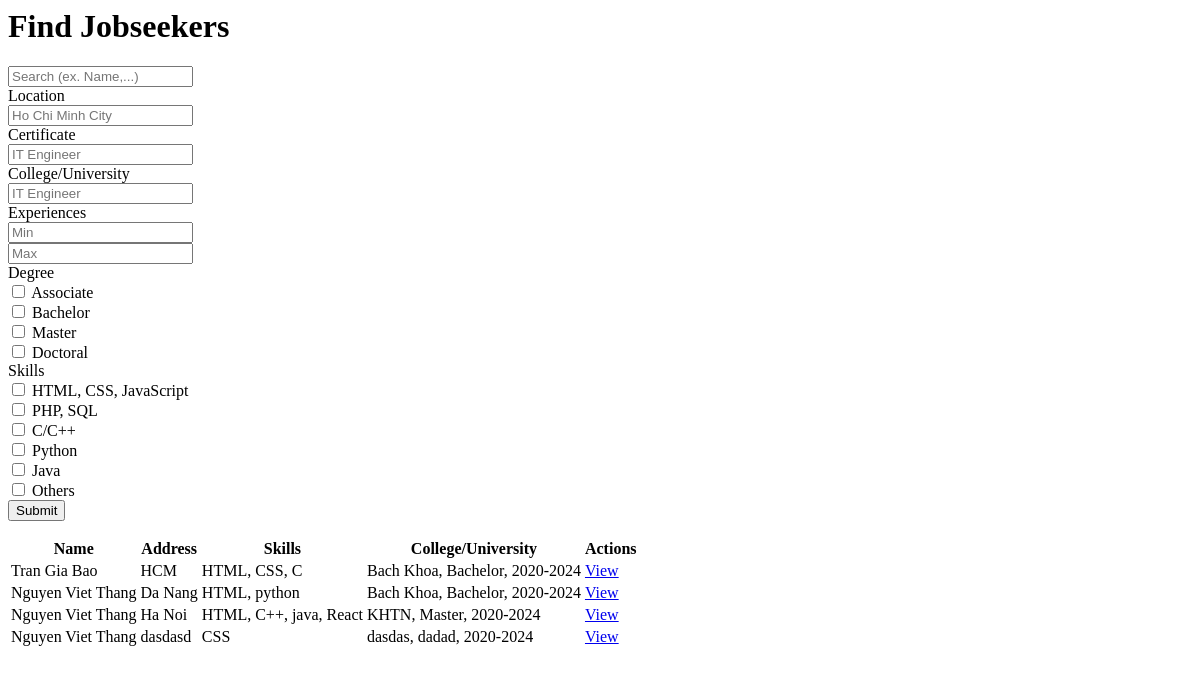
/CV/page/search_form.php, run on an earlier commit of the app's database.
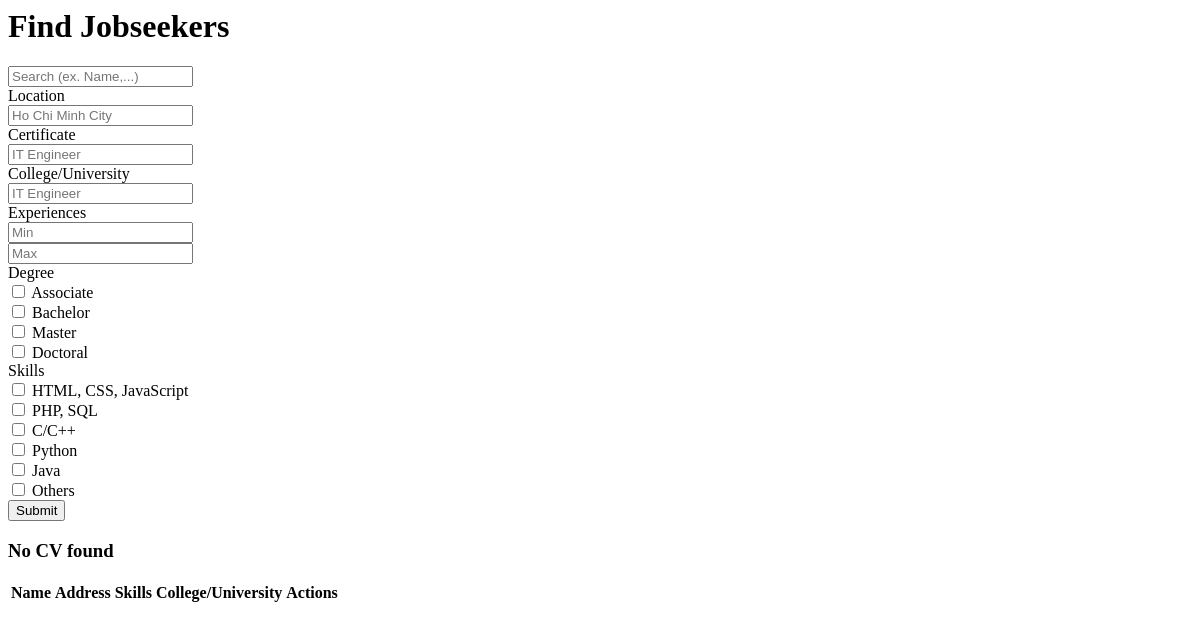
And on a later commit of the database.
### tables this page shows
CREATE TABLE `resumes` (
  `id` int NOT NULL,
  `user_id` int NOT NULL,
  `created_at` timestamp NOT NULL DEFAULT CURRENT_TIMESTAMP,
  `updated_at` timestamp NOT NULL DEFAULT CURRENT_TIMESTAMP ON UPDATE CURRENT_TIMESTAMP,
  `headline` varchar(250) NOT NULL,
  `contact` text NOT NULL,
  `objective` text NOT NULL,
  `skills` text NOT NULL,
  `experience` text NOT NULL,
  `education` text NOT NULL,
  `certificate` text NOT NULL,
  `addinfo` text NOT NULL,
  `reference` text NOT NULL,
  `url` varchar(250) NOT NULL
);

CREATE TABLE `users` (
  `id` int NOT NULL,
  `full_name` varchar(200) NOT NULL,
  `email_id` varchar(250) NOT NULL,
  `phone_num` varchar(50) NOT NULL,
  `password` text NOT NULL,
  `account_status` int DEFAULT '0',
  `created_at` timestamp NOT NULL DEFAULT CURRENT_TIMESTAMP,
  `updated_at` timestamp NOT NULL DEFAULT CURRENT_TIMESTAMP ON UPDATE CURRENT_TIMESTAMP,
  `img` varchar(100) NOT NULL
);

### CV/page/search_form.php (the view, shortened to what this page needs)
<?php
$location = '';
$certificate = '';
$uni = '';
$min_exp = '';
$max_exp = '';
$conn = new mysqli(DB_HOST, DB_USER, DB_PASS, DB_NAME);
$sql = "SELECT users.id, users.full_name, resumes.contact, resumes.skills, resumes.education, resumes.experience, resumes.url
FROM users
JOIN resumes ON users.id = resumes.user_id
WHERE resumes.contact LIKE '%" . $location . "%'
AND JSON_SEARCH(JSON_EXTRACT(resumes.education, '$[*].college'), 'one', '%" . $uni . "%') IS NOT NULL
AND resumes.certificate LIKE '%" . $certificate . "%'";
?>
<h1 class="text-center my-3">Find Jobseekers</h1>
<form action="search" method="POST" class="mx-4 my-4">
    <div class="input-group">
        <input type="search" class="form-control" placeholder="Search (ex. Name,...)" aria-label="Username"
            aria-describedby="basic-addon1" onkeyup="showResult(this.value)">
    </div>
    <div class="row mt-4 g-4 bg-info-subtle mx-1 bg">
        <div class="col-md-4">
            <div class="form-group">
                <label for="location" class="form-label">Location</label>
                <br>
                <input class="form-control" type="text" name="location" id="location" placeholder="Ho Chi Minh City"
                    value="<?php echo $location ?>">
            </div>
        </div>
        <div class="col-md-4">
            <div class="form-group">
                <label for="certificate" class="form-label">Certificate</label>
                <br>
                <input class="form-control" type="text" name="certificate" id="certificate" placeholder="IT Engineer"
                    value="<?php echo $certificate ?>">
            </div>
        </div>
        <div class="col-md-4">
            <div class="form-group">
                <label for="uni" class="form-label">College/University</label>
                <br>
                <input class="form-control" type="text" name="uni" id="uni" placeholder="IT Engineer"
                    value="<?php echo $uni ?>">
            </div>
        </div>
        <div class="col-12">
            <div class="form-group">
                <label for="exp" class="form-label">Experiences</label><br>
                <input class="form-control" type="number" name="min_exp" id="min_exp" placeholder="Min"
                    value="<?php echo $min_exp ?>"><br>
                <input class="form-control" type="number" name="max_exp" id="max_exp" placeholder="Max"
                    value="<?php echo $max_exp ?>">
            </div>
        </div>
        <div class="col-md-6">
            <div class="form-group">
                <label class="form-label">Degree</label>
                <div class="form-check">
                    <input class="form-check-input" type="checkbox" value="Associate" name="degree[]">
                    <label class="form-check-label" for="deg1" class="form-label">
                        Associate
                    </label>
                </div>
                <div class="form-check">
                    <input class="form-check-input" type="checkbox" value="Bachelor" name="degree[]">
                    <label class="form-check-label" for="deg2" class="form-label">
                        Bachelor
                    </label>
                </div>
                <div class="form-check">
                    <input class="form-check-input" type="checkbox" value="Master" name="degree[]">
                    <label class="form-check-label" for="deg3" class="form-label">
                        Master
                    </label>
                </div>
                <div class="form-check">
                    <input class="form-check-input" type="checkbox" value="Doctoral" name="degree[]">
                    <label class="form-check-label" for="deg4" class="form-label">
                        Doctoral
                    </label>
                </div>
            </div>
        </div>
        <div class="col-md-6">
            <div class="form-group">
                <label class="form-label">Skills</label>
                <div class="form-check">
                    <input class="form-check-input" type="checkbox" value="HTML, CSS, Javascript" name="skills[]">
                    <label class="form-check-label" for="sk1" class="form-label">
                        HTML, CSS, JavaScript
                    </label>
                </div>
                <div class="form-check">
                    <input class="form-check-input" type="checkbox" value="PHP, SQL" name="skills[]">
                    <label class="form-check-label" for="sk2" class="form-label">
                        PHP, SQL
                    </label>
                </div>
                <div class="form-check">
                    <input class="form-check-input" type="checkbox" value="C, C++" name="skills[]">
                    <label class="form-check-label" for="sk3" class="form-label">
                        C/C++
                    </label>
                </div>
                <div class="form-check">
                    <input class="form-check-input" type="checkbox" value="Python" name="skills[]">
                    <label class="form-check-label" for="sk4" class="form-label">
                        Python
                    </label>
                </div>
                <div class="form-check">
                    <input class="form-check-input" type="checkbox" value="Java" name="skills[]">
                    <label class="form-check-label" for="sk5" class="form-label">
                        Java
                    </label>
                </div>
                <div class="form-check">
                    <input class="form-check-input" type="checkbox" value="Others" name="skills[]">
                    <label class="form-check-label" for="sk6" class="form-label">
                        Others
                    </label>
                </div>
            </div>
        </div>
        <div class="col-12"><button type="submit" class="btn btn-success my-3 w-100">Submit</button></div>
    </div>
</form>
<div class="table-responsive mx-4">
    <table class="table table-striped table-light table-hover">
        <thead class="table-dark">
            <tr>
                <th scope="col">Name</th>
                <th scope="col">Address</th>
                <th scope="col">Skills</th>
                <th scope="col">College/University</th>
                <th scope="col">Actions</th>
            </tr>
        </thead>
        <?php
        $result = $conn->query($sql);
        $error = "<h3 class='text-center text-danger py-2'>No CV found</h3>";
        if ($result->num_rows > 0) {
            while ($row = $result->fetch_assoc()) {
                $row['contact'] = json_decode($row['contact'], true);
                $row['skills'] = json_decode($row['skills'], true);
                $row['education'] = json_decode($row['education'], true);
                $experience = json_decode($row['experience'], true);
                $w_duration = $experience[0]['w_duration'];
                $years = explode("-", $w_duration);
                $start_year = $years[0];
                $end_year = $years[1];
                $exp_year = $end_year - $start_year;
                $html = "
                <tr>
                    <td>{$row['full_name']}</td>
                    <td>{$row['contact']['address']}</td>
                    <td>" . implode(', ', $row['skills']) . "</td>
                    <td>" . implode(', ', $row['education'][0]) . "</td>
                    <td class='position-relative'>
                        <a target='_blank' href='" . SITE_URL . "resume/" . $row['url'] . "' class='btn btn-info position-absolute top-50 start-50 translate-middle' role='button'>View</a>
                    </td>
                </tr>";
                if (!empty($_POST['min_exp'])) {
                    if ($exp_year >= $min_exp) {
                        if (!empty($_POST['max_exp'])) {
                            if ($min_exp <= $max_exp && $exp_year <= $max_exp) {
                                echo $html;
                            } else $is_error = true;
                        } else echo $html;
                    } else $is_error = true;
                } else if (!empty($_POST['max_exp'])) {
                    if ($exp_year <= $max_exp) {
                        echo $html;
                    }
                    else $is_error = true;
                } else {
                    echo $html;
                }
            }
        } else {
            echo $error;
        }
        ?>
    </table>

### CV/page/search_form.php (style rules this page uses)
.bg { border-radius: 15px; }

What changed in the data, as far as the page shows it:
removed resumes: user.full_name "Tran Gia Bao", address "HCM", skills "HTML, CSS, C", education "Bach Khoa, Bachelor, 2020-2024"
removed resumes: user.full_name "Nguyen Viet Thang", address "Da Nang", skills "HTML, python", education "Bach Khoa, Bachelor, 2020-2024"
removed resumes: user.full_name "Nguyen Viet Thang", address "Ha Noi", skills "HTML, C++, java, React", education "KHTN, Master, 2020-2024"
removed resumes: user.full_name "Nguyen Viet Thang", address "dasdasd", skills "CSS", education "dasdas, dadad, 2020-2024"
Also different on the page:
text now shown: "No CV found"
